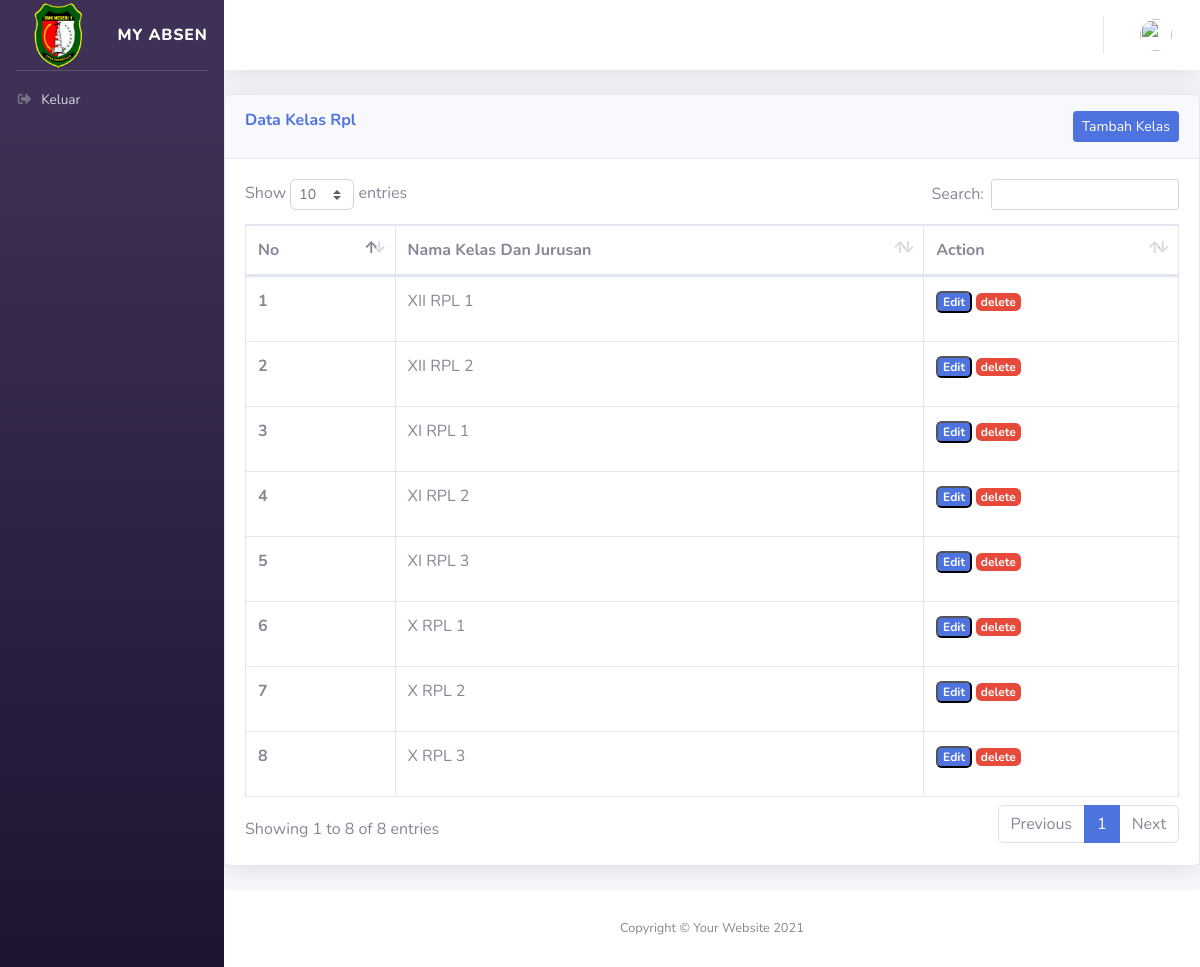
The page /index.php/jurusan/dataKelasRpl on the database its author committed.
### tables this page shows
CREATE TABLE `tb_kelas_rpl` (
  `id_kelasrpl` int NOT NULL,
  `keju` varchar(20) NOT NULL
);

### application/controllers/Jurusan.php (called while the page is built, shortened)
<?php
class Jurusan extends CI_Controller
{
    public function __construct()
    {
        $this->load->library('form_validation');
        $this->load->model('Model_kelas');
        $this->load->model('Model_siswa');
        $this->load->model('Model_absen');
    }
    public function dataKelasRpl()
    {
        $data['title'] = 'Data KElas Rpl';
        $data['user'] = $this->db->get_where('user', ['email' => $this->session->userdata('email')])->row_array();
        $data['kelasRpl'] = $this->Model_kelas->getKelasRpl();
        $this->load->view('templates/header', $data);
        $this->load->view('templates/sidebar', $data);
        $this->load->view('templates/topbar', $data);
        $this->load->view('jurusan/dataKelasRpl', $data);
        $this->load->view('templates/footer');
    }
}

### index.php (called while the page is built, shortened)
<?php
require_once BASEPATH.'core/CodeIgniter.php';

### application/models/Model_kelas.php (called while the page is built, shortened)
<?php
class Model_kelas extends CI_model
{
    public function getKelasRpl()
    {
        return $this->db->get('tb_kelas_rpl')->result_array();
    }
}

### application/views/jurusan/dataKelasRpl.php (the view, shortened to what this page needs)
<div class="row">
    <div class="col-lg">
        <div class="card shadow mb-4">
            <div class="card-header py-3">
                <h6 class="m-0 font-weight-bold text-primary">Data Kelas Rpl
                    <a href="" class="btn btn-primary btn-sm float-right" data-toggle="modal" data-target="#examplesubModal">Tambah
                        Kelas</a>
            </div>
            <div class="card-body">
                <div class="table-responsive">
                    <table class="table table-bordered" id="dataTable" width="100%" cellspacing="0">
                        <thead>
                            <tr>
                                <th scope="col">No</th>
                                <th scope="col">Nama Kelas Dan Jurusan</th>
                                <th scope="col">Action</th>
                            </tr>
                        </thead>
                        <tbody>
                            <?php $i = 1; ?>
                            <?php foreach ($kelasRpl as $r) : ?>
                                <tr>
                                    <th scope="row"><?= $i; ?></th>
                                    <td><?= $r['keju']; ?></td>
                                    <td>
                                        <button type="button" class="badge badge-primary mb-3" data-toggle="modal" data-target="#lexamplesubModal<?php echo $r['id_kelasrpl']; ?>">Edit</button>
                                        <a href="<?= base_url(); ?>jurusan/deleteKelasRpl/<?= $r['id_kelasrpl'] ?>" class="badge badge-danger" onclick="return confirm('Are you sure?');">delete</a>
                                    </td>
                                </tr>
                                <?php $i++; ?>
                            <?php endforeach; ?>
                        </tbody>
                    </table>
                </div>
            </div>
        </div>
    </div>
</div>
</div>

### rows shown on the page
tb_kelas_rpl: keju "XII RPL 1"
tb_kelas_rpl: keju "XII RPL 2"
tb_kelas_rpl: keju "XI RPL 1"
tb_kelas_rpl: keju "XI RPL 2"
tb_kelas_rpl: keju "XI RPL 3"
tb_kelas_rpl: keju "X RPL 1"
tb_kelas_rpl: keju "X RPL 2"
tb_kelas_rpl: keju "X RPL 3"
